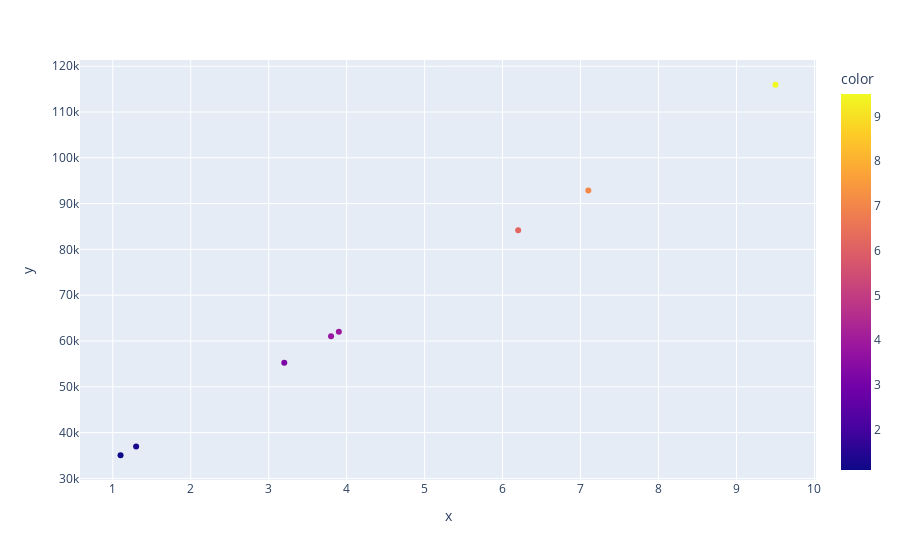

Source (notebook cell):
### Code cell
px.scatter(x=X_test,y=y_predict,color=X_test)

### Figure 1 — Plotly figure (JSON) as saved in the notebook; plotly's stock layout.template omitted (floating-point values rounded to 4 significant figures)
{"data": [{"hovertemplate": "x=%{x}<br>y=%{y}<br>color=%{marker.color}<extra></extra>", "legendgroup": "", "marker": {"color": [6.2, 3.2, 3.9, 1.1, 1.3, 7.1, 3.8, 9.5], "coloraxis": "coloraxis", "symbol": "circle"}, "mode": "markers", "name": "", "orientation": "v", "showlegend": false, "type": "scatter", "x": [6.2, 3.2, 3.9, 1.1, 1.3, 7.1, 3.8, 9.5], "xaxis": "x", "y": [84170.0, 55280.0, 62030.0, 35060.0, 36990.0, 92840.0, 61060.0, 116000.0], "yaxis": "y"}], "layout": {"coloraxis": {"colorbar": {"title": {"text": "color"}}, "colorscale": [[0, "#0d0887"], [0.1111, "#46039f"], [0.2222, "#7201a8"], [0.3333, "#9c179e"], [0.4444, "#bd3786"], [0.5556, "#d8576b"], [0.6667, "#ed7953"], [0.7778, "#fb9f3a"], [0.8889, "#fdca26"], [1, "#f0f921"]]}, "legend": {"tracegroupgap": 0}, "margin": {"t": 60}, "xaxis": {"anchor": "y", "domain": [0, 1], "title": {"text": "x"}}, "yaxis": {"anchor": "x", "domain": [0, 1], "title": {"text": "y"}}}}
